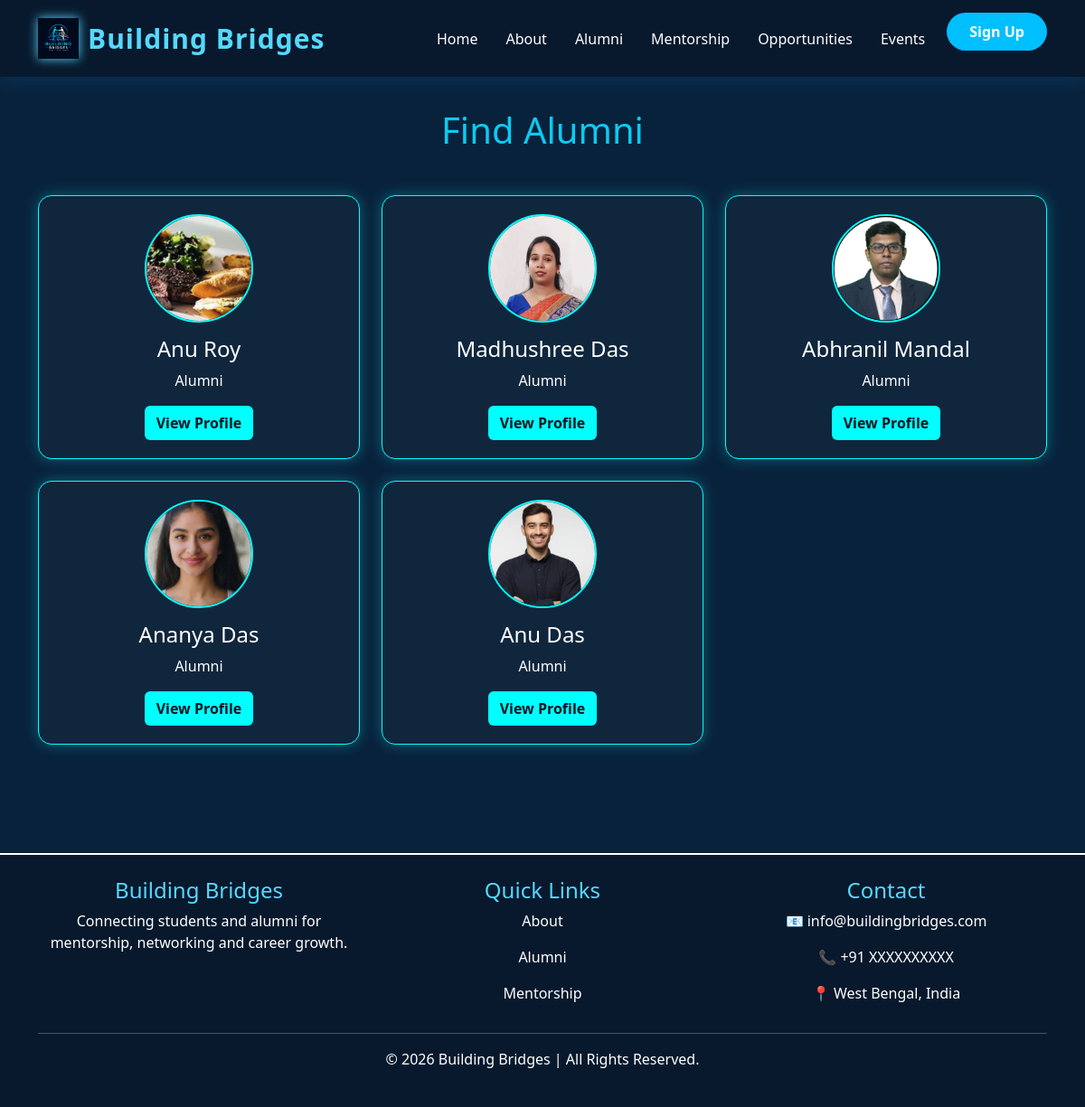
Page /alumni.php on the committed database.
### tables this page shows
CREATE TABLE `users1` (
  `id` int(11) NOT NULL,
  `full_name` varchar(100) NOT NULL,
  `email` varchar(100) NOT NULL,
  `password` varchar(255) NOT NULL,
  `role` enum('student','alumni','admin') NOT NULL,
  `department` varchar(100) DEFAULT NULL,
  `phone` varchar(20) DEFAULT NULL,
  `profile_image` varchar(255) DEFAULT NULL,
  `created_at` timestamp NOT NULL DEFAULT current_timestamp(),
  `bio` text DEFAULT NULL,
  `designation` varchar(255) DEFAULT NULL,
  `company` varchar(255) DEFAULT NULL,
  `skills` text DEFAULT NULL
);

### alumni.php (the view, shortened to what this page needs)
<?php
include("includes/connect.php");
?>
<!DOCTYPE html>
<html lang="en">
<head>
<link href="https://cdn.jsdelivr.net/npm/bootstrap@5.3.3/dist/css/bootstrap.min.css" rel="stylesheet">
</head>
<body>
<?php include('nav.php'); ?>
<section class="alumni-section">
<div class="container">
<h1 class="text-center text-info mb-5">
Find Alumni
</h1>
<div class="row g-4">
<?php
$result = mysqli_query($conn, "SELECT * FROM users1 WHERE role='alumni' ORDER BY id DESC");
while($row = mysqli_fetch_assoc($result)){
?>
<div class="col-md-4">
<div class="alumni-card">
<img src="<?= $row['profile_image'] ?>"
     style="width:120px;height:120px;border-radius:50%;">
<h4><?= htmlspecialchars($row['full_name']); ?></h4>
<p><?= htmlspecialchars($row['designation'] ?? 'Alumni'); ?></p>
<a href="profile.php?id=<?= $row['id'] ?>" class="btn btn-connect">
View Profile
</a>
</div>
</div>
<?php } ?>
</div>
</div>
</section>
<?php  include('footer.php');   ?>
</body>
</html>

### nav.php (shortened to what this page needs)
<!DOCTYPE html>
<html lang="en">
<head>
</head>
<body>
<nav class="navbar navbar-expand-lg navbar-dark fixed-top">
<div class="container">
<a class="navbar-brand d-flex align-items-center" href="">
<img src="assets/logo.png"
     alt="Logo"
     style="width:45px; height:45px; object-fit:contain; margin-right:10px;">
<span style="color:#55d9ff; font-weight:700;">
Building Bridges
</span>
</a>
<div class="collapse navbar-collapse" id="menu">
<ul class="navbar-nav ms-auto">
<li class="nav-item">
<a class="nav-link" href="index.php">
Home
</a>
</li>
<li class="nav-item">
<a class="nav-link" href="about.php">
About
</a>
</li>
<li class="nav-item">
<a class="nav-link" href="alumni.php">
Alumni
</a>
</li>
<li class="nav-item">
<a class="nav-link" href="mentorship.php">
Mentorship
</a>
</li>
<li class="nav-item">
<a class="nav-link" href="opportunuties.php">
Opportunities
</a>
</li>
<li class="nav-item">
<a class="nav-link" href="event.php">
Events
</a>
</li>
<li class="nav-item ms-3">
<?php if(isset($_SESSION['user_id'])) { ?>
    <div style="display:flex;align-items:center;gap:12px;">
        <img src="<?= !empty($_SESSION['profile_image'])
            ? $_SESSION['profile_image']
            : 'assets/default.png'; ?>"
            onerror="this.src='assets/default.png';"
            style="width:40px;height:40px;border-radius:50%;object-fit:cover;border:2px solid #55d9ff;">
        <span style="color:white;font-weight:600;">
            <?= htmlspecialchars($_SESSION['full_name']); ?>
        </span>
        <a href="student_profile.php?id=<?= $_SESSION['user_id']; ?>"
           class="btn btn-sm btn-info">
            Profile
        </a>
        <a href="logout.php" class="btn btn-sm btn-danger">
            Logout
        </a>
    </div>
<?php } else { ?>
    <a href="signup.php" class="signup-btn">
        Sign Up
    </a>
<?php } ?>
</li>
</ul>
</div>
</div>
</nav>
</body>
</html>

### footer.php (shortened to what this page needs)
<!DOCTYPE html>
<html lang="en">
<head>
</head>
<body>
    <footer>
<div class="container">
<div class="row">
<div class="col-md-4">
<h4 style="color:#55d9ff;">
Building Bridges
</h4>
<p>
Connecting students and alumni
for mentorship, networking and
career growth.
</p>
</div>
<div class="col-md-4">
<h4 style="color:#55d9ff;">
Quick Links
</h4>
<p>
<a href="about.php"
style="color:white;text-decoration:none;">
About
</a>
</p>
<p>
<a href="alumni.php"
style="color:white;text-decoration:none;">
Alumni
</a>
</p>
<p>
<a href="mentorship.php"
style="color:white;text-decoration:none;">
Mentorship
</a>
</p>
</div>
<div class="col-md-4">
<h4 style="color:#55d9ff;">
Contact
</h4>
<p>
📧 info@buildingbridges.com
</p>
<p>
📞 +91 XXXXXXXXXX
</p>
<p>
📍 West Bengal, India
</p>
</div>
</div>
<hr>
<p class="text-center">
© 2026 Building Bridges |
All Rights Reserved.
</p>
</div>
</footer>
</body>
</html>

### alumni.php (style rules this page uses)
body { color:white; }
.alumni-section { background: #09223c; padding:120px 0; height: fit-content;; margin-bottom:-4%; }
.alumni-card { background:#10263d; border:1px solid cyan; border-radius:15px; padding:20px; text-align:center; box-shadow:0 0 15px rgba(0,255,255,.3); height:100%; }
.alumni-card img { width:120px; height:120px; border-radius:50%; object-fit:cover; margin-bottom:15px; border:2px solid cyan; }
.btn-connect { background:cyan; color:#081421; font-weight:bold; }

### nav.php (style rules this page uses)
.navbar { background:#08192d!important; padding:15px 0; box-shadow:0px 5px 20px rgba(0,150,255,.15); }
.navbar-brand { color:#55d9ff!important; font-size:30px; font-weight:700; letter-spacing:1px; }
.nav-link { color:white!important; margin-left:15px; transition:.3s; font-weight:500; }
.navbar-brand img { filter: drop-shadow(0px 0px 6px #55d9ff); }
.signup-btn { background:#00bfff; color:white!important; padding:10px 25px; border-radius:30px; text-decoration:none; font-weight:600; transition:.3s; }

### footer.php (style rules this page uses)
footer { background:#08192d; padding:25px; text-align:center; margin-top:50px; }

### rows in the picture
users1: profile_image (picture), full_name "Anu Roy", designation "Alumni"
users1: profile_image (picture), full_name "Madhushree Das", designation "Alumni"
users1: profile_image (picture), full_name "Abhranil Mandal", designation "Alumni"
users1: profile_image (picture), full_name "Ananya Das", designation "Alumni"
users1: profile_image (picture), full_name "Anu Das", designation "Alumni"
